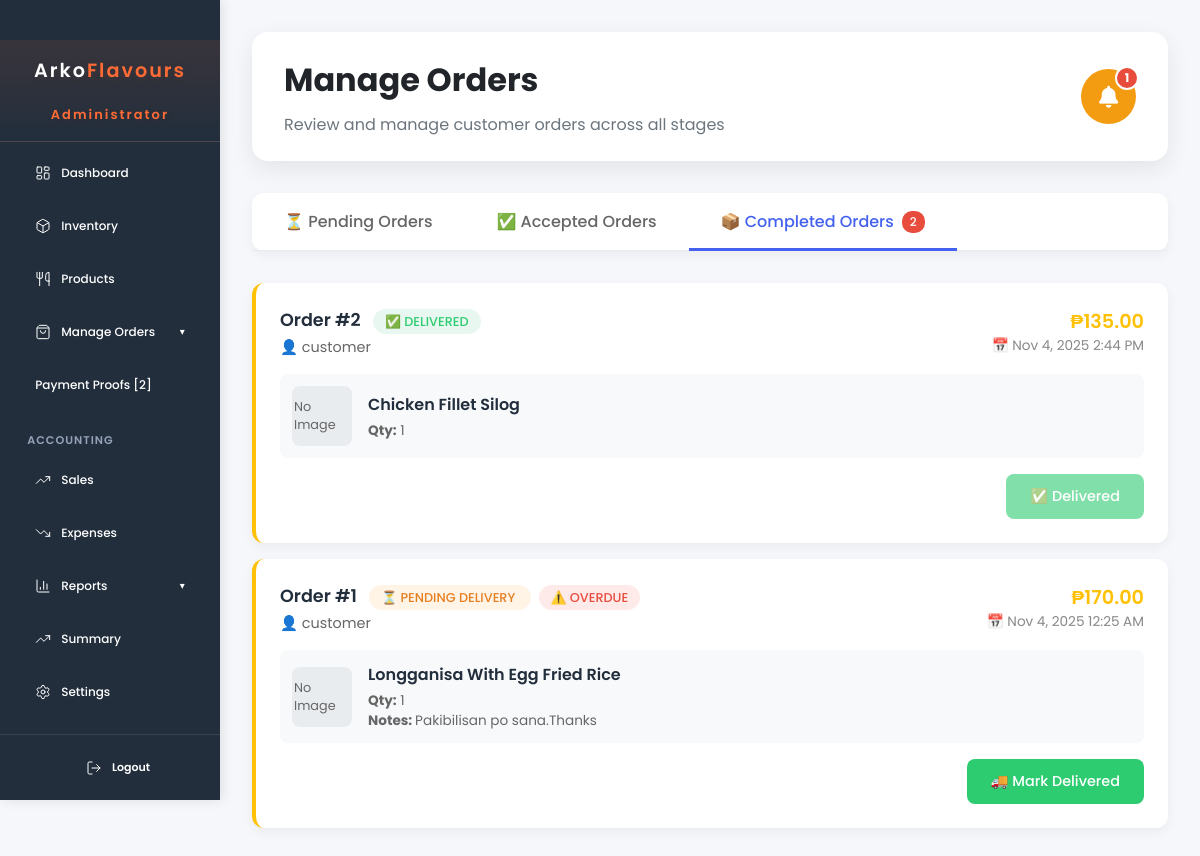
Screenshot of /admin dashboard/managing orders/manageOrders.php?tab=completed (signed in) with the database file from the repository.
### tables this page shows
CREATE TABLE `completed_orders` (
  `id` int(11) NOT NULL,
  `user_id` int(11) DEFAULT NULL,
  `customer_name` varchar(100) DEFAULT NULL,
  `total_amount` decimal(12,2) NOT NULL,
  `order_date` datetime NOT NULL,
  `order_details` text DEFAULT NULL,
  `payment_screenshot` varchar(255) DEFAULT NULL,
  `delivered` tinyint(1) DEFAULT 0,
  `notified` tinyint(1) DEFAULT 0
);

### admin dashboard/managing orders/manageOrders.php (the view, shortened to what this page needs)
<?php
require_once '../../Log-in Form/includes/dbh.inc.php';
$current_tab = $_GET['tab'] ?? 'pending';
$orders = [];
$total_orders = 0;
switch ($current_tab) {
    case 'completed':
        $query = 'SELECT * FROM completed_orders WHERE 1=1';
        $params = [];
        $query .= ' ORDER BY order_date DESC';
        $stmt = $pdo->prepare($query);
        $stmt->execute($params);
        $orders = $stmt->fetchAll(PDO::FETCH_ASSOC);
        $total_orders = count($orders);
        break;
}
function findImagePath($image_path)
{
    $possible_paths = [
        '../../' . $image_path,
        '../' . $image_path,
        $image_path,
        '../../assets/images/uploads/' . basename($image_path),
        '../../assets/images/payments/' . basename($image_path),
        '../assets/images/uploads/' . basename($image_path),
        '../assets/images/payments/' . basename($image_path)
    ];
    return null;
}
function getProductImage($menuId, $pdo)
{
    try {
        $stmt = $pdo->prepare('SELECT image_path FROM menu_items WHERE id = ?');
        $stmt->execute([$menuId]);
        $imagePath = $stmt->fetchColumn();
        if ($imagePath) {
            return findImagePath($imagePath);
        }
    } catch (PDOException $e) {
        error_log("Error fetching product image: " . $e->getMessage());
    }
    return null;
}
?>
<!DOCTYPE html>
<html lang="en">
<head>
</head>
<body>
    <?php include '../../adminSidebar.php'; ?>
    <div class="main-content">
                <?php include '../admin_header.php'; ?>
        <div class="tabs-container">
            <div class="tabs">
                <a href="?tab=pending" class="tab <?= $current_tab === 'pending' ? 'active' : '' ?>">
                    ⏳ Pending Orders
                </a>
                <a href="?tab=accepted" class="tab <?= $current_tab === 'accepted' ? 'active' : '' ?>">
                    ✅ Accepted Orders
                </a>
                <a href="?tab=completed" class="tab <?= $current_tab === 'completed' ? 'active' : '' ?>">
                    📦 Completed Orders
                    <?php if ($current_tab === 'completed' && $total_orders > 0): ?>
                        <span class="tab-badge"><?= $total_orders ?></span>
                    <?php endif; ?>
                </a>
            </div>
        </div>
        <?php if (empty($orders)): ?>
            <div class="empty-state">
                <img src="/Food_System/assets/icons/emptycart.jpg" alt="No orders" style="width: 150px; height: 150px; margin-bottom: 1rem;">
                <h3>No <?= $current_tab ?> Orders</h3>
                <p>
                    <?php
                    switch ($current_tab) {
                        case 'pending':
                            echo 'All orders have been processed! Check back later for new orders.';
                            break;
                        case 'accepted':
                            echo 'All orders have been processed! Check pending orders for new requests.';
                            break;
                        case 'completed':
                            echo 'All orders are being processed! Check accepted orders for new completions.';
                            break;
                    }
                    ?>
                </p>
            </div>
        <?php else: ?>
            <div class="orders-list">
                <?php foreach ($orders as $row):
                    $order_age = time() - strtotime($row['order_date']);
                    $is_urgent = $order_age > 3600;
                    $is_old = $order_age > 86400;
                ?>
                    <div class="order-card <?= $current_tab ?>" id="order-<?= $row['id'] ?>">
                        <div class="order-header">
                            <div>
                                <div class="order-id">
                                    Order #<?= $row['id'] ?>
                                    <?php if ($current_tab === 'pending'): ?>
                                        <span class="status-badge <?= $is_urgent ? 'status-urgent' : 'status-pending' ?>">
                                            <?= $is_urgent ? '⚠️ URGENT' : '⏳ PENDING' ?>
                                        </span>
                                    <?php elseif ($current_tab === 'completed'): ?>
                                        <span class="status-badge <?= $row['delivered'] ? 'status-delivered' : 'status-pending-delivery' ?>">
                                            <?= $row['delivered'] ? '✅ DELIVERED' : '⏳ PENDING DELIVERY' ?>
                                        </span>
                                        <?php if (!$row['delivered'] && $is_old): ?>
                                            <span class="status-badge status-urgent">⚠️ OVERDUE</span>
                                        <?php endif; ?>
                                    <?php endif; ?>
                                </div>
                                <div class="order-customer">👤 <?= htmlspecialchars($row['customer_name']) ?></div>
                            </div>
                            <div style="text-align: right;">
                                <div class="order-amount">₱<?= number_format($row['total_amount'], 2) ?></div>
                                <div class="order-date">
                                    📅 <?= date('M j, Y g:i A', strtotime($row['order_date'])) ?>
                                </div>
                            </div>
                        </div>
                        <div class="order-items">
                            <?php
                            $orderDetails = json_decode($row['order_details'], true);
                            if (is_array($orderDetails)):
                                foreach ($orderDetails as $item):
                                    $productImage = getProductImage($item['menuId'] ?? null, $pdo);
                            ?>
                                    <div class="order-item">
                                        <?php if ($productImage): ?>
                                            <img src="<?= $productImage ?>" alt="<?= htmlspecialchars($item['name'] ?? 'Product') ?>" class="item-image">
                                        <?php else: ?>
                                            <div class="item-image" style="background: #e9ecef; display: flex; align-items: center; justify-content: center; color: #666; font-size: 0.8rem;">
                                                No Image
                                            </div>
                                        <?php endif; ?>
                                        <div class="item-details">
                                            <div class="item-name"><?= htmlspecialchars($item['name'] ?? 'Unknown Item') ?></div>
                                            <div class="item-meta">
                                                <strong>Qty:</strong> <?= htmlspecialchars($item['quantity'] ?? 1) ?>
                                                <?php if (!empty($item['notes'])): ?>
                                                    <br><strong>Notes: </strong><?= htmlspecialchars($item['notes']) ?>
                                                <?php endif; ?>
                                            </div>
                                        </div>
                                    </div>
                            <?php endforeach;
                            endif; ?>
                        </div>
                        <div class="order-actions">
                            <?php if ($current_tab === 'pending'): ?>
                                <form method="post" action="" style="display: inline;">
                                    <input type="hidden" name="order_id" value="<?= $row['id'] ?>">
                                    <button type="submit" name="accept_order" class="btn btn-success" onclick="return confirm('Are you sure you want to accept this order?')">
                                        ✅ Accept Order
                                    </button>
                                </form>
                                <button type="button" class="btn btn-danger" onclick="showDeclineModal(<?= $row['id'] ?>)">
                                    ❌ Decline Order
                                </button>
                            <?php elseif ($current_tab === 'completed'): ?>
                                <?php if (!$row['delivered']): ?>
                                    <form method="post" action="" style="display: inline;">
                                        <button type="submit" name="mark_delivered" class="btn btn-success" onclick="return confirm('Are you sure you want to mark this order as delivered?')">
                                            🚚 Mark Delivered
                                        </button>
                                    </form>
                                <?php else: ?>
                                    <span class="btn btn-success" style="opacity: 0.6; cursor: default;">✅ Delivered</span>
                                <?php endif; ?>
                            <?php endif; ?>
                        </div>
                    </div>
                <?php endforeach; ?>
            </div>
        <?php endif; ?>
    </div>
</body>
</html>

### rows the page displays
completed_orders: id "2", delivered "✅ DELIVERED", customer_name "customer", total_amount "135.00", order_date "Nov 4, 2025 2:44 PM", name "Chicken Fillet Silog", quantity "1"
completed_orders: id "1", delivered "⏳ PENDING DELIVERY", customer_name "customer", total_amount "170.00", order_date "Nov 4, 2025 12:25 AM", name "Longganisa With Egg Fried Rice", quantity "1", notes "Pakibilisan po sana.Thanks"

### other values shown
$payment_count "2"
$pageInfo['title'] "Manage Orders"
$pageInfo['desc'] "Review and manage customer orders across all stages"
$notificationCount "1"
$total_orders "2"
